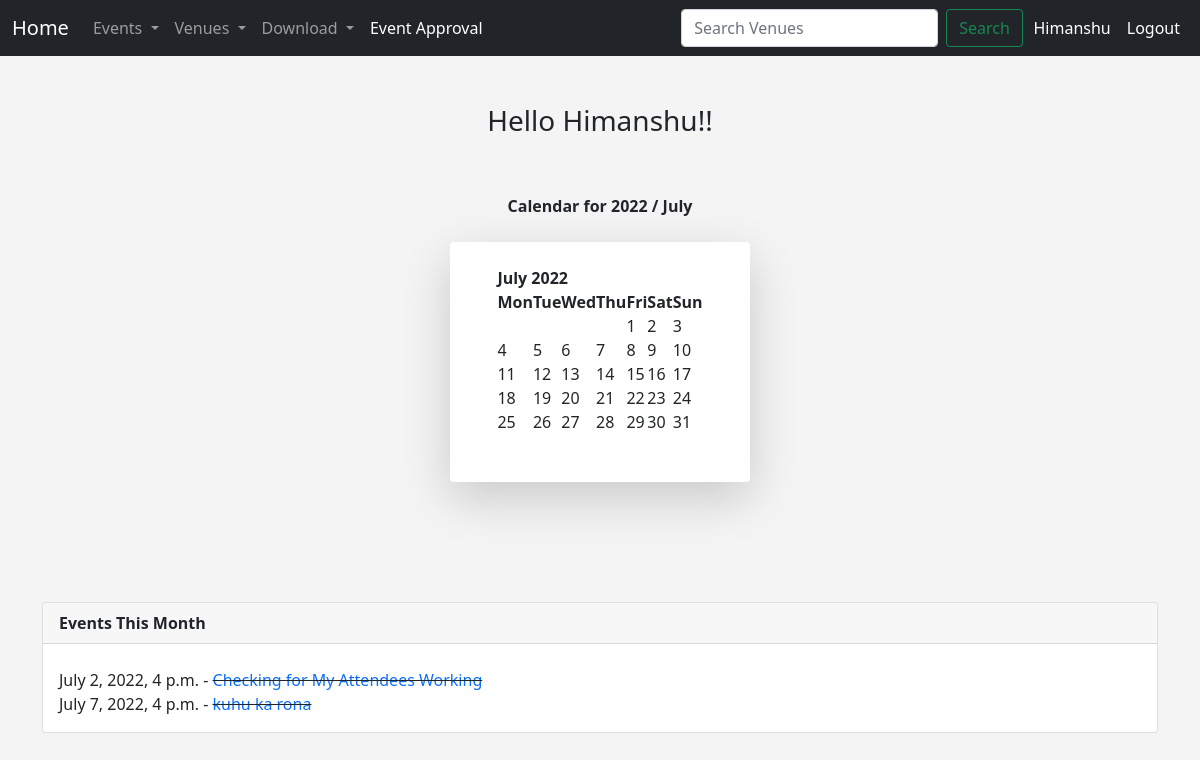
Page / (signed in) on the earlier database version.
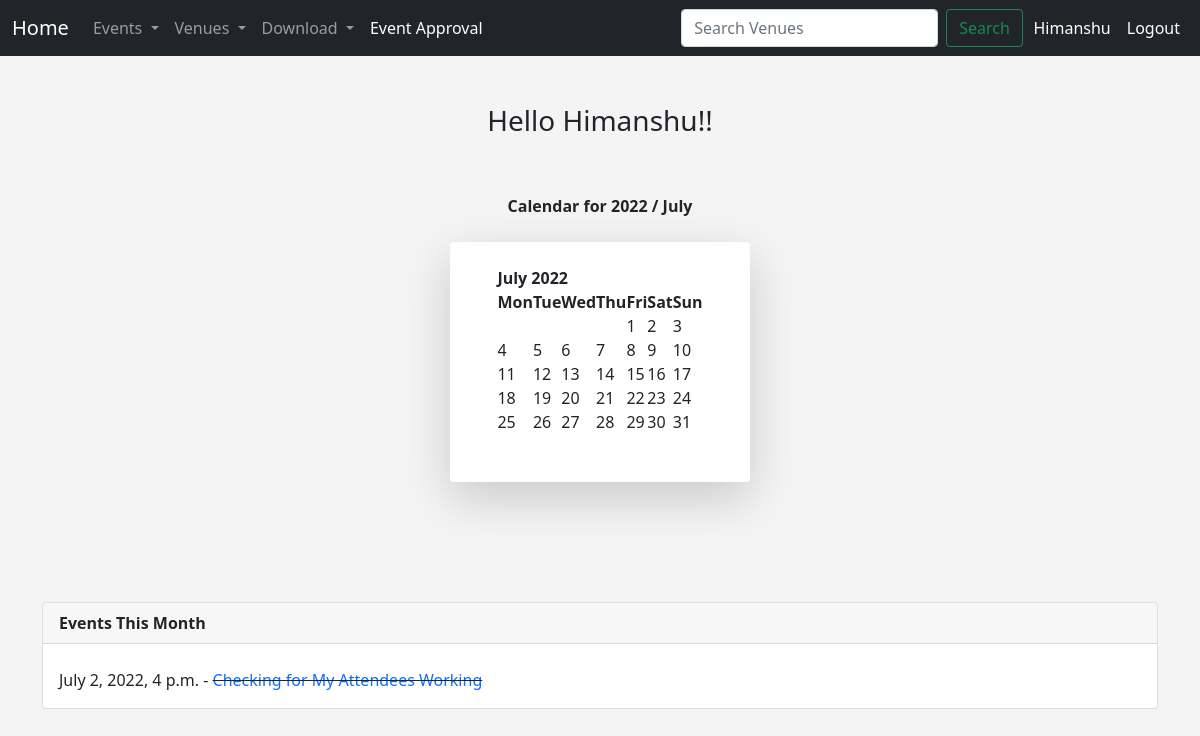
Same page on the later database version.
### events/models.py (models this page shows, shortened)
class Event(models.Model):
    name=models.CharField('Event Name',max_length=120)
    event_date=models.DateTimeField('Event Date ')
    venue= models.ForeignKey(Venue,blank=True,null=True,on_delete=models.CASCADE)
    manager= models.ForeignKey(User,blank=True,null=True,on_delete=models.SET_NULL)
    description=models.TextField(blank=True)
    attendees= models.ManyToManyField(User,blank=True,related_name="all_users")
    approved=models.BooleanField("Approved",default=False)
    def __str__(self):
        return self.name

### events/views.py (the view)
# urls.py: 2. Add a URL to urlpatterns:  path('', views.home, name='home')
@cache_control(no_cache=True, must_revalidate=True,no_store=True)
def home(request,year=datetime.now().year, month=datetime.now().strftime('%B')):
    if request.user.is_authenticated:
        month=month.capitalize()
        month_number=list(calendar.month_name).index(month)
        cal=HTMLCalendar().formatmonth(year,month_number)
        now=datetime.now()
        time=now.strftime('%I:%M:%S %p')
        name=User.objects.get(username=request.user.username).first_name
        upcoming_event_list=Event.objects.filter(
            event_date__month =datetime.now().month,
            event_date__gte =datetime.now(),
            attendees=request.user,
        ).order_by('event_date')
        past_event_list=Event.objects.filter(
            event_date__month =datetime.now().month,
            event_date__lt =datetime.now(),
            attendees=request.user,
        ).order_by('event_date')
        return render (request,'events/home.html',
        {   'name':name,
            'year':year,
            'month':month,
            "cal":cal,
            "time":time,
            "upcoming_event_list":upcoming_event_list,
            "past_event_list":past_event_list,
        })
    return redirect('login-user')

### events/templates/events/home.html (shortened to what this page needs)
{% extends 'events/base.html' %}
{%block content%}
<center>
    {% if user.is_authenticated %}
    <br>
    <div class="container">
       <h3> Hello {{name|title }}!!</h3>
    </div>
    <br>
    {%endif%}
    <br>
    <b> Calendar for {{year}} / {{month}} </b> <br><br>
    <div class="shadow-lg p-4 mb-5 bg body rounded" style="background: #ffff; max-width: 300px;">
        <center>
            {{cal|safe}} <br>
        </center>
    </div>
</center>
<br><br><br>
{% if user.is_authenticated %}
<div class="card">
    <div class="card-header">
        <b> Events This Month</b>
    </div>
    <div class="card-body">
        <p class="card-text">
            {%if past_event_list or upcoming_event_list %}
            {%for event in past_event_list%}
            {{event.event_date}} - <del> <a href="{% url 'show_event'  event.id %}"
                style="text-decoration: none;">{{event}}</a> </del>
            <br>
            {%endfor%}
            {%else%}
                No Events This Month
            {%endif%}
        </p>
    </div>
</div>
{%endif%}
<br>
{%endblock%}

Differences in the rows shown:
removed Event: event_date "July 7, 2022, 4 p.m.", name "kuhu ka rona"
